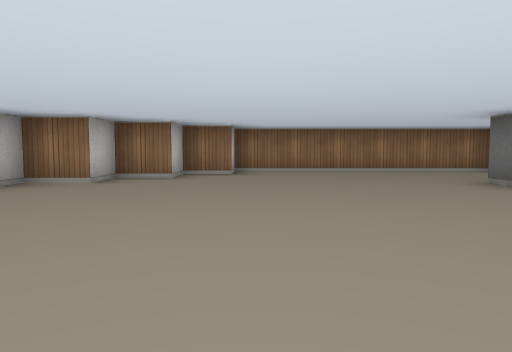
view 1 (above)

17 first-person views from a walk through a cub3D maze. The camera is about half as high as the walls, tilts 4° down and sees 70° across. The floor is counted in squares. Each view is taken from the middle of a square. On the plan, view 1 faces up. The plan holds only what a view shows up to about 9 squares ahead; the rest is blank.

view 2
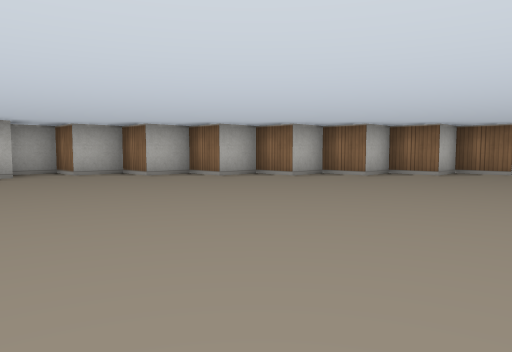

view 3
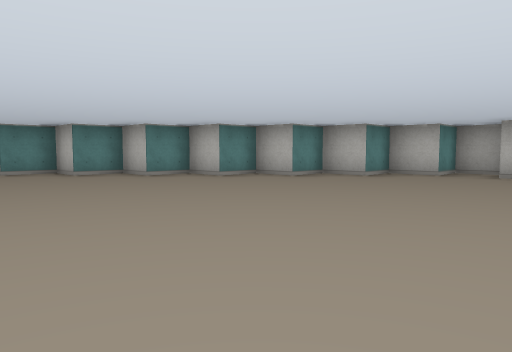

view 4
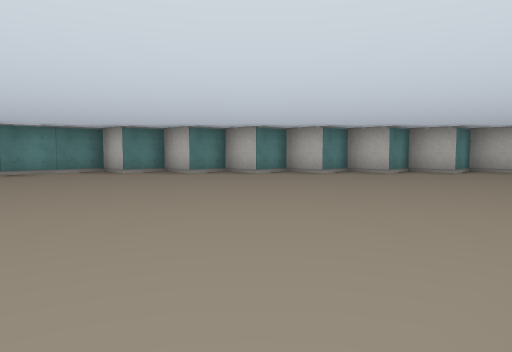

view 5
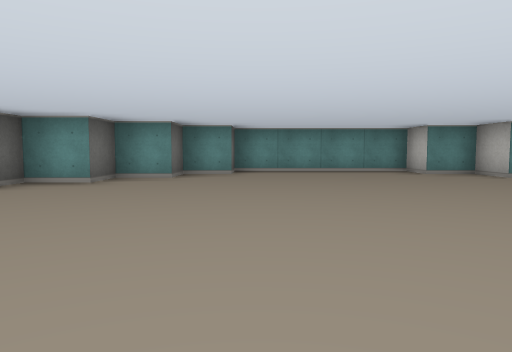

view 6
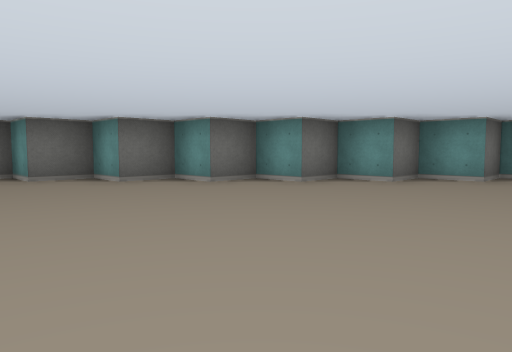

view 7
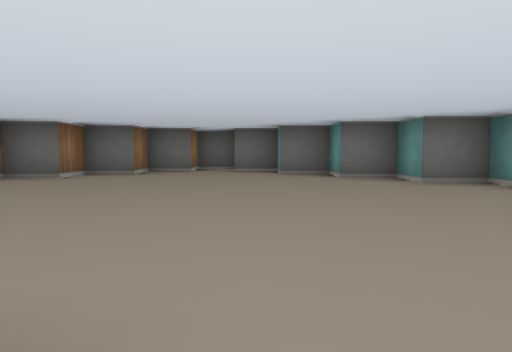

view 8
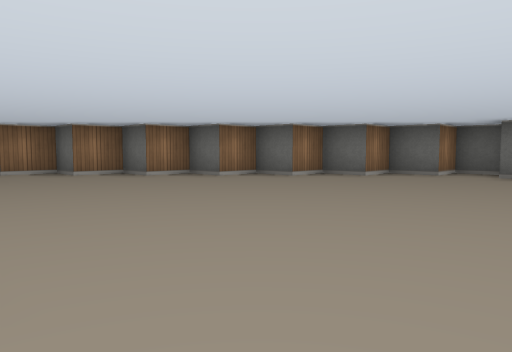

view 9
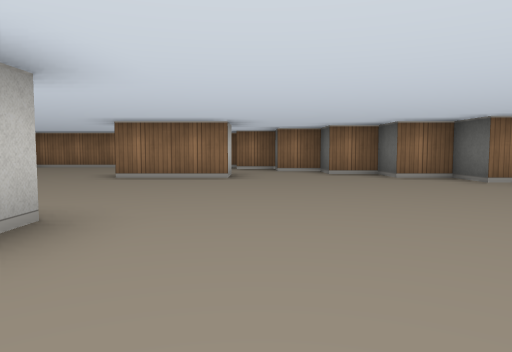

view 10
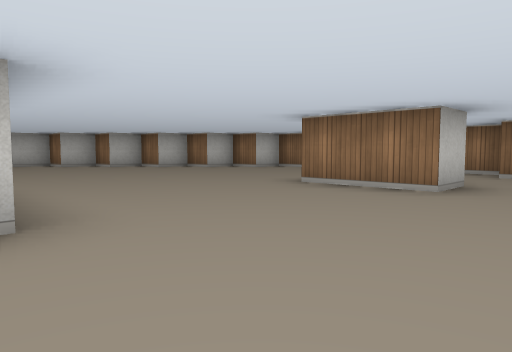

view 11
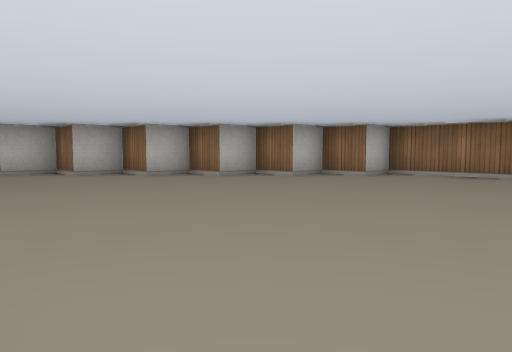

view 12
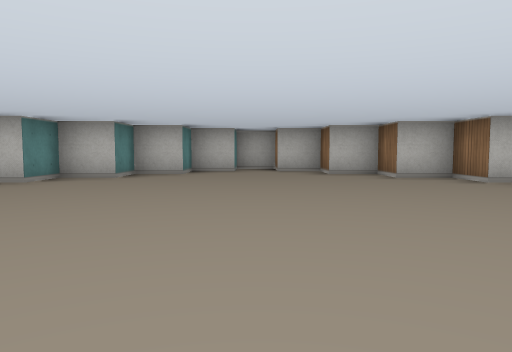

view 13
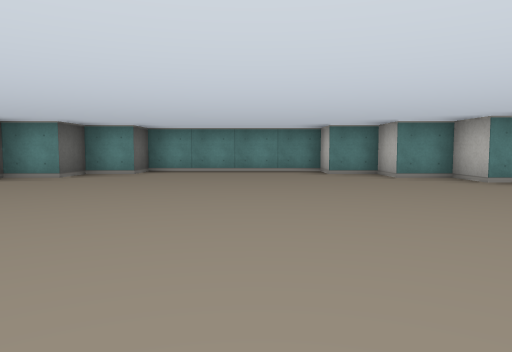

view 14
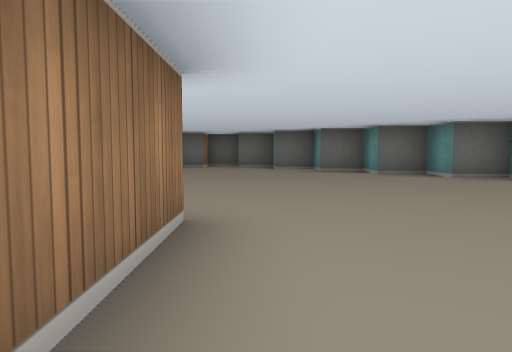

view 15
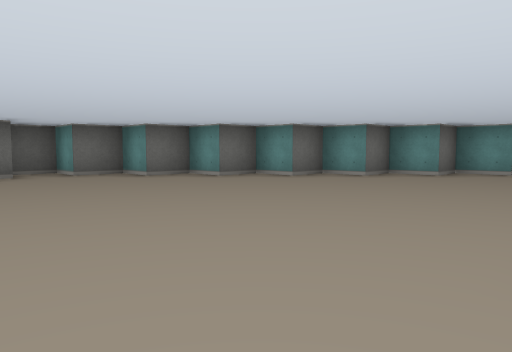

view 16
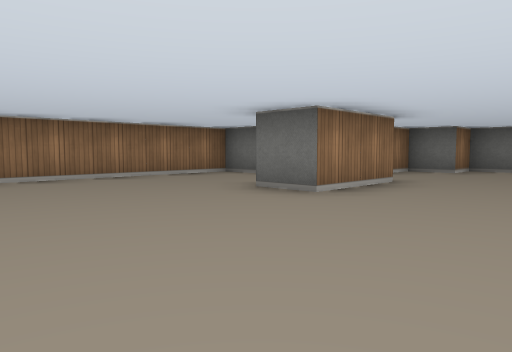

view 17
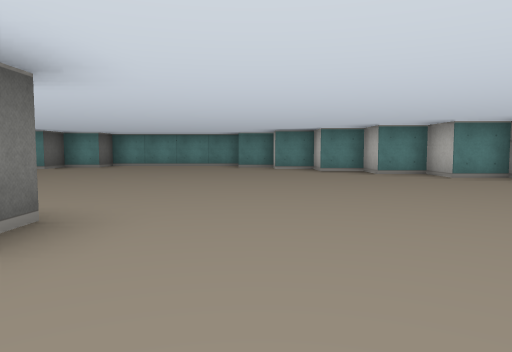

### Floor plan
Points are (right, up) in squares from view 1. A wall is a line through its corners. A room is listed if a view was taken in it or the views show most of it. See-through windows are left out.
Room 1 (views 1, 2, 3, 4, 5, 6, 7, 8, 9, 10, 11, 12, 13, 14, 15, 16, 17)
walls: (1.5, -0.5) (1.5, 0); (4.5, -0.5) (2.6, -0.5); (4.5, 0.6) (4.5, 0); (5.5, 5.5) (5.5, 4.5) (3.5, 4.5) (3.5, 5.5); (5.5, 7.5) (5.5, 8.5) (-0.5, 8.5) (-0.5, 7.5) (-1.5, 7.5) (-1.5, 6.5) (-2.5, 6.5) (-2.5, 5.5) (-3.5, 5.5) (-3.5, 4.5) (-4.5, 4.5) (-4.5, 3.5) (-5.5, 3.5) (-5.5, 2.5) (-6.5, 2.5) (-6.5, 1.5) (-7.5, 1.5) (-7.5, 0.5) (-8.5, 0.5) (-8.5, -0.5) (-7.5, -0.5) (-7.5, -1.5) (-6.5, -1.5) (-6.5, -2.5) (-5.5, -2.5) (-5.5, -3.5) (-4.5, -3.5) (-4.5, -4.5) (-3.5, -4.5) (-3.5, -5.5) (-2.5, -5.5) (-2.5, -6.5) (-1.5, -6.5) (-1.5, -7.5) (-0.5, -7.5) (-0.5, -8.5) (0.5, -8.5) (0.5, -9.5) (4.5, -9.5) (4.5, -8.5) (5.5, -8.5) (5.5, -7.5) (6.5, -7.5) (6.5, -6.5) (7.5, -6.5) (7.5, -5.5) (8.5, -5.5) (8.5, -4.5) (9.5, -4.5) (9.5, -3.5) (10.5, -3.5) (10.5, -2.5) (11.5, -2.5) (11.5, -1.5) (12.5, -1.5) (12.5, -0.5) (13.5, -0.5) (13.5, 0.5) (12.5, 0.5) (12.5, 1.5) (11.5, 1.5) (11.5, 2.5) (10.5, 2.5) (10.5, 3.5) (9.5, 3.5) (9.5, 4.5) (8.5, 4.5) (8.5, 5.5) (7.5, 5.5) (7.5, 6.5) (6.5, 6.5)

Where each view was taken, in squares from view 1:
view 1: 0 up, 0 right, facing up
view 2: 2 down, 0 right, facing up-left
view 3: 2 up, 0 right, facing down-left
view 4: 1 down, 4 right, facing down-left
view 5: 1 down, 4 right, facing down
view 6: 1 down, 4 right, facing down-right
view 7: 1 down, 4 right, facing right
view 8: 2 down, 5 right, facing up-right
view 9: 2 down, 6 right, facing up
view 10: 0 up, 7 right, facing up-left
view 11: 1 up, 3 right, facing up-left
view 12: 0 up, 1 right, facing left
view 13: 1 down, 2 right, facing down
view 14: 1 down, 2 right, facing right
view 15: 2 up, 5 right, facing down-right
view 16: 2 up, 0 right, facing up-right
view 17: 2 up, 0 right, facing down
